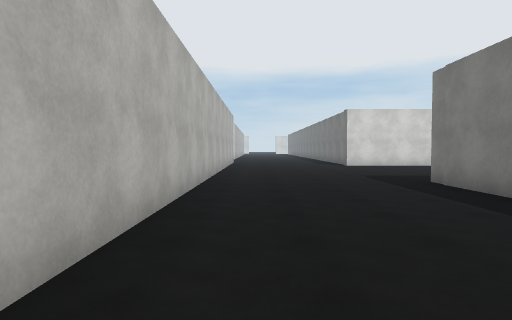
view 1 (above)

18 first-person views from a walk through a Unity game level. The camera is 1.4 m above the floor, tilts 2° down and sees 75° across. The floor is counted in squares, 2 m on a side. Each view is taken from the middle of a square. On the plan, view 1 faces up. The plan holds only what a view shows up to about 10 squares ahead; the rest is blank. The place goes on beyond the plan. Some animated figures are left out. Surface patterns are stand-ins for the level's own textures.

view 2
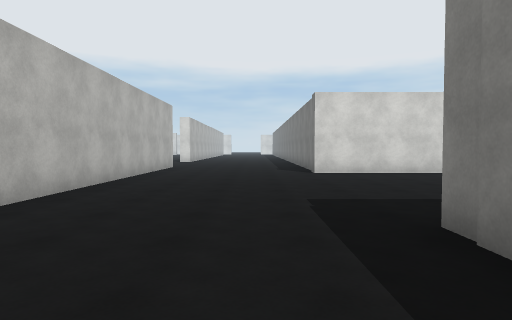

view 3
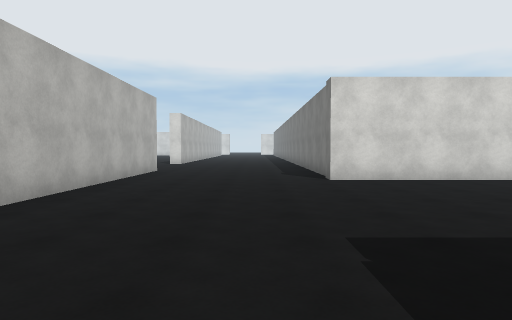

view 4
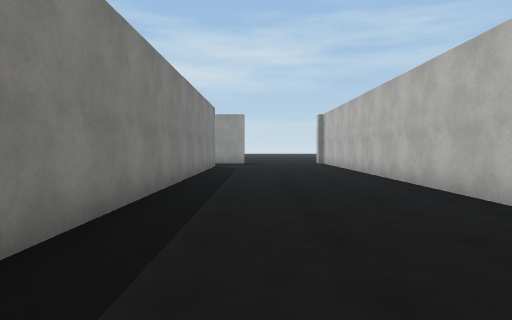

view 5
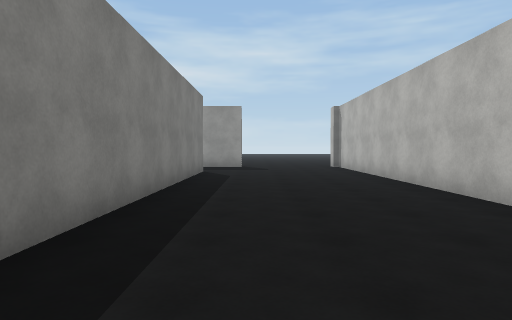

view 6
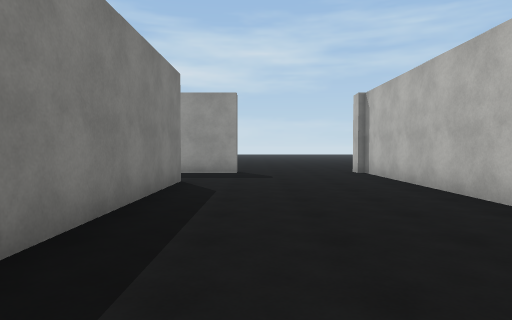

view 7
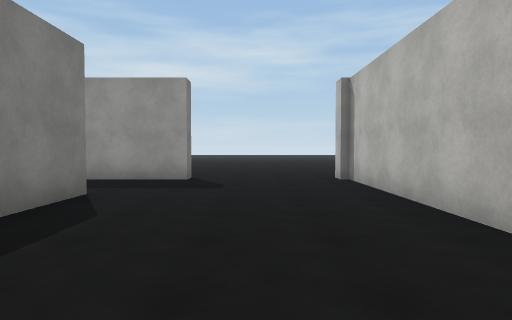

view 8
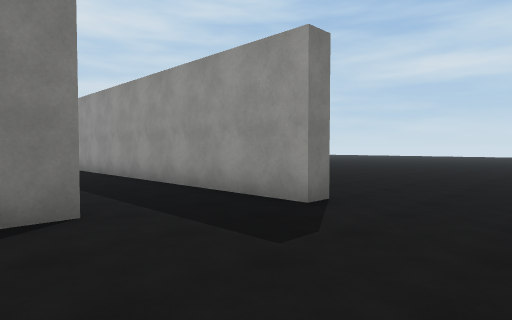

view 9
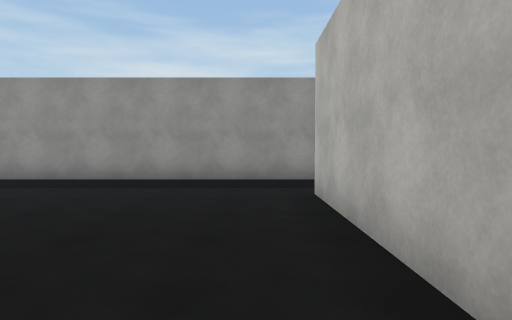

view 10
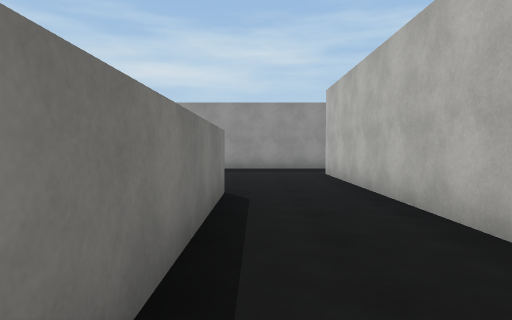

view 11
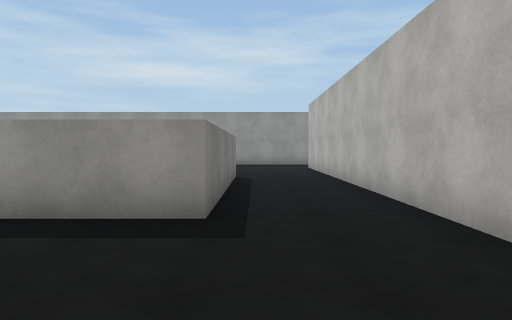

view 12
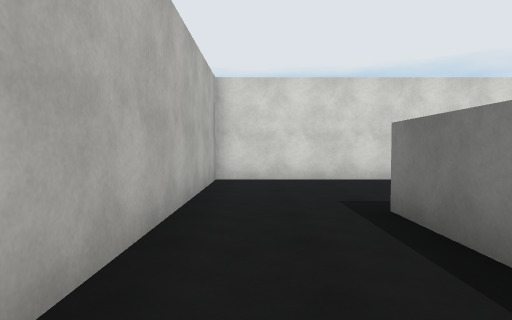

view 13
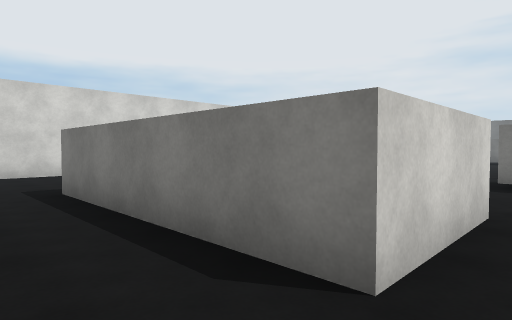

view 14
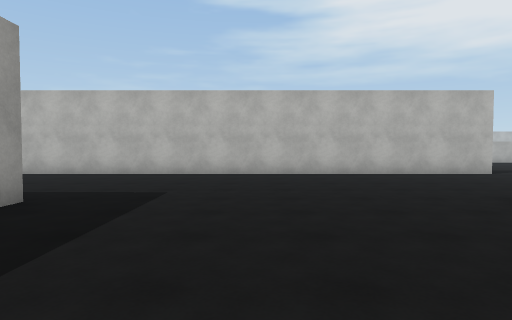

view 15
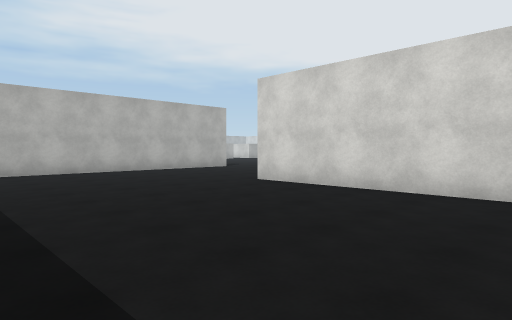

view 16
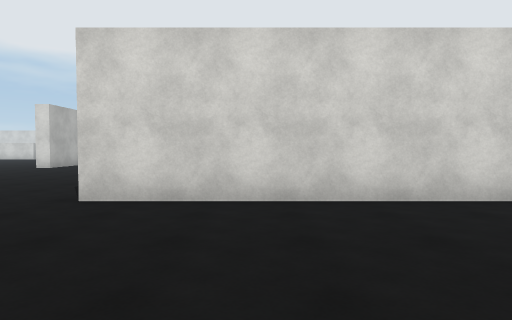

view 17
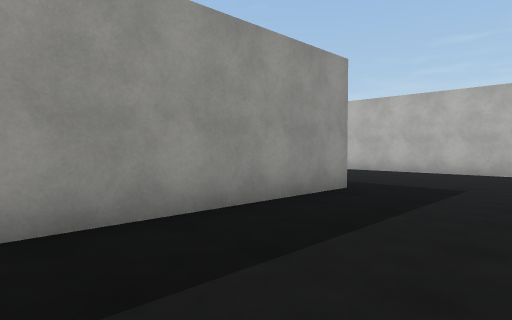

view 18
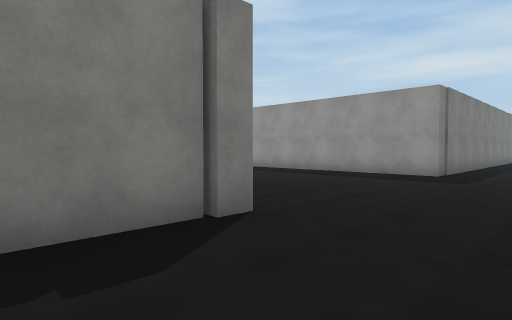

### Floor plan
Points are (right, up) in squares from view 1. A wall is a line through its corners. A room is listed if a view was taken in it or the views show most of it. See-through windows are left out.
Room 1 (views 1, 2, 3, 4, 5, 6, 7, 8, 14, 15, 16, 17, 18)
walls: (9.5, 13.4) (3.6, 13.4) (3.6, 16); (3.6, -6.1) (3.6, 7) (8.6, 7); (-1.1, 16.5) (-1.1, -8.5); (2.5, -9) (2.5, -8.5) (4.5, -8.5); (-0.9, -8.5) (-0.9, -9)
ways out: opening at (4, -7.5)
Room 2 (views 9, 10, 11, 12, 13)
walls: (8.1, 6.4) (4.1, 6.4) (4.1, -3.6); (6.5, -2.3) (6.5, 2.7) (8.6, 2.7)
ways out: opening at (5.5, -2.5)

Positions as (right, up) in squares from view 1, and headings:
1: (0, 0), facing up
2: (2, 4), facing up
3: (2, 6), facing up
4: (2, 7), facing down
5: (2, 4), facing down
6: (2, 1), facing down
7: (1, -1), facing down
8: (0, -5), facing down-right
9: (5, -1), facing down
10: (6, 3), facing down
11: (6, 6), facing down
12: (5, -1), facing up
13: (5, -3), facing up-right
14: (8, 10), facing left
15: (9, 8), facing up-left
16: (6, 9), facing up
17: (9, 10), facing down-left
18: (1, 16), facing down-right
